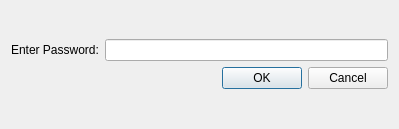
<?xml version="1.0" encoding="UTF-8"?>
<ui version="4.0">
 <class>PasswordDialog</class>
 <widget class="QDialog" name="PasswordDialog">
  <property name="geometry">
   <rect>
    <x>0</x>
    <y>0</y>
    <width>399</width>
    <height>129</height>
   </rect>
  </property>
  <property name="windowTitle">
   <string>Encrypted file</string>
  </property>
  <property name="windowIcon">
   <iconset resource="src/resources.qrc">
    <normaloff>:/icons/app_icon</normaloff>:/icons/app_icon</iconset>
  </property>
  <property name="modal">
   <bool>true</bool>
  </property>
  <layout class="QVBoxLayout" name="verticalLayout_2">
   <item>
    <layout class="QVBoxLayout" name="verticalLayout">
     <item>
      <layout class="QHBoxLayout" name="horizontalLayout">
       <item>
        <widget class="QLabel" name="label">
         <property name="text">
          <string>Enter Password:</string>
         </property>
        </widget>
       </item>
       <item>
        <widget class="QLineEdit" name="uiPasswordEdit">
         <property name="echoMode">
          <enum>QLineEdit::Password</enum>
         </property>
        </widget>
       </item>
      </layout>
     </item>
     <item>
      <widget class="QDialogButtonBox" name="buttonBox">
       <property name="orientation">
        <enum>Qt::Horizontal</enum>
       </property>
       <property name="standardButtons">
        <set>QDialogButtonBox::Cancel|QDialogButtonBox::Ok</set>
       </property>
      </widget>
     </item>
    </layout>
   </item>
  </layout>
 </widget>
 <resources>
  <include location="src/resources.qrc"/>
 </resources>
 <connections>
  <connection>
   <sender>buttonBox</sender>
   <signal>accepted()</signal>
   <receiver>PasswordDialog</receiver>
   <slot>accept()</slot>
   <hints>
    <hint type="sourcelabel">
     <x>248</x>
     <y>254</y>
    </hint>
    <hint type="destinationlabel">
     <x>157</x>
     <y>274</y>
    </hint>
   </hints>
  </connection>
  <connection>
   <sender>buttonBox</sender>
   <signal>rejected()</signal>
   <receiver>PasswordDialog</receiver>
   <slot>reject()</slot>
   <hints>
    <hint type="sourcelabel">
     <x>316</x>
     <y>260</y>
    </hint>
    <hint type="destinationlabel">
     <x>286</x>
     <y>274</y>
    </hint>
   </hints>
  </connection>
 </connections>
</ui>
